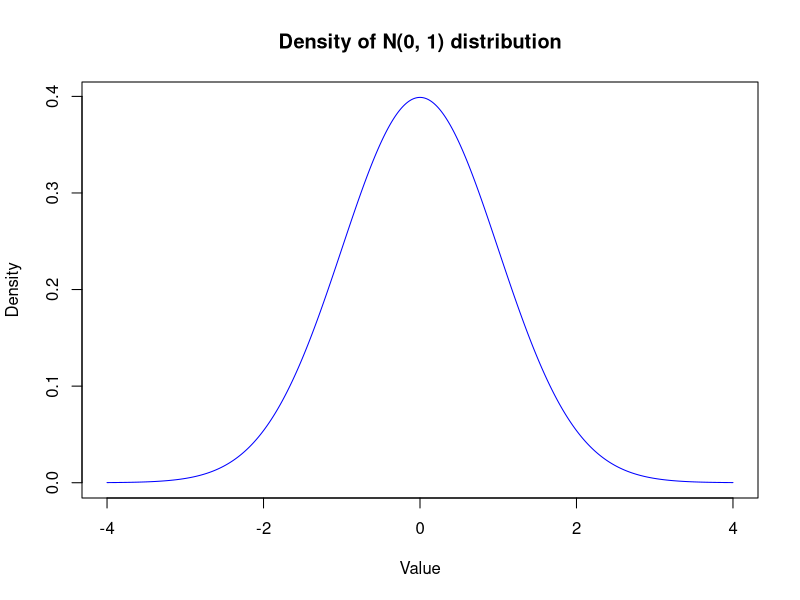
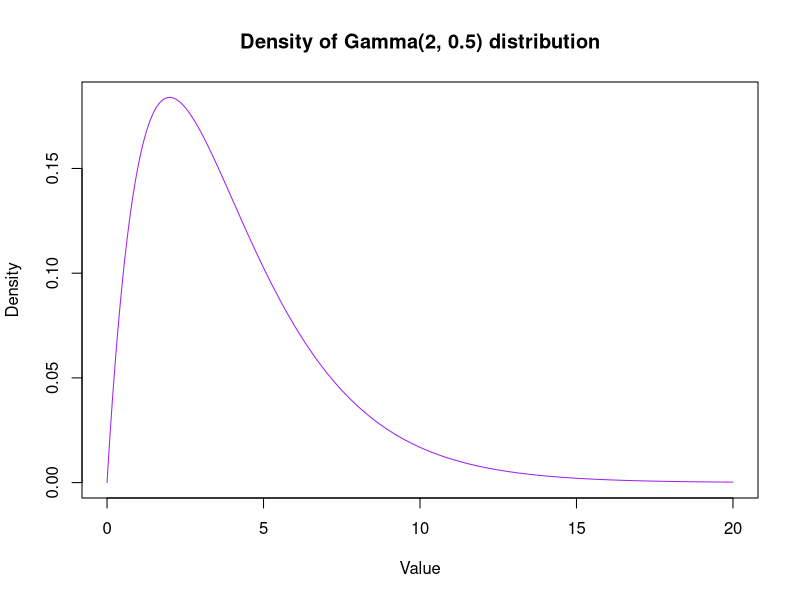
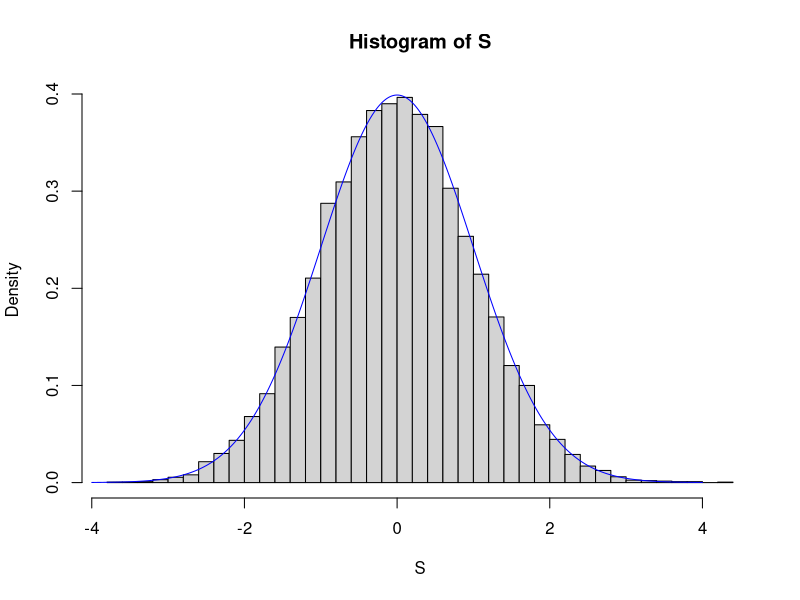

Here is the R script that generated these plots, in order:
## ---- chunk 1
knitr::opts_chunk$set(echo = TRUE)
## ---- chunk 2
mu <- 0
sigma <- 1
x <- seq(-4, 4, length=1000)
y <- dnorm(x, mean=mu, sd=sigma)
xlab <- "Value"
ylab <- "Density"
main <- paste0("Density of N(", mu, ", ", sigma, ") distribution")
plot(x, y, type='l', xlab=xlab, ylab=ylab, main=main, col="blue")
## ---- chunk 3
alpha <- 2 
beta <- 0.5
x <- seq(0, 20, length=1000)
y <- dgamma(x, shape=alpha, rate=beta)
xlab <- "Value"
ylab <- "Density"
main <- paste0("Density of Gamma(", alpha, ", ", beta, ") distribution")
plot(x, y, type='l', xlab=xlab, ylab=ylab, main=main, col="purple")
## ---- chunk 4
n <- 1e3
numtrials <- 1e4
set.seed(1)
#shape
alpha <- 2
#rate
beta <- 0.5

#computing mean and variance
mu <- alpha/beta
sigma_sq <- alpha/(beta^2)
sigma <- sqrt(sigma_sq)

# initialise the sums, and run the trials
S <- rep(0, numtrials)
for (i in seq_len(numtrials)){
    x <- rgamma(n, shape=alpha, rate=beta)
    #standardise
    x <- (x - mu)/sigma
    S[i] <- sum(x) / sqrt(n)
}

# plot the histogram
hist(S, freq=F, breaks=30)
z <- seq(-4, 4, length=1000)
# add the normal density plot
d <- dnorm(z, mean=0, sd=1)
lines(z, d, col="blue")
